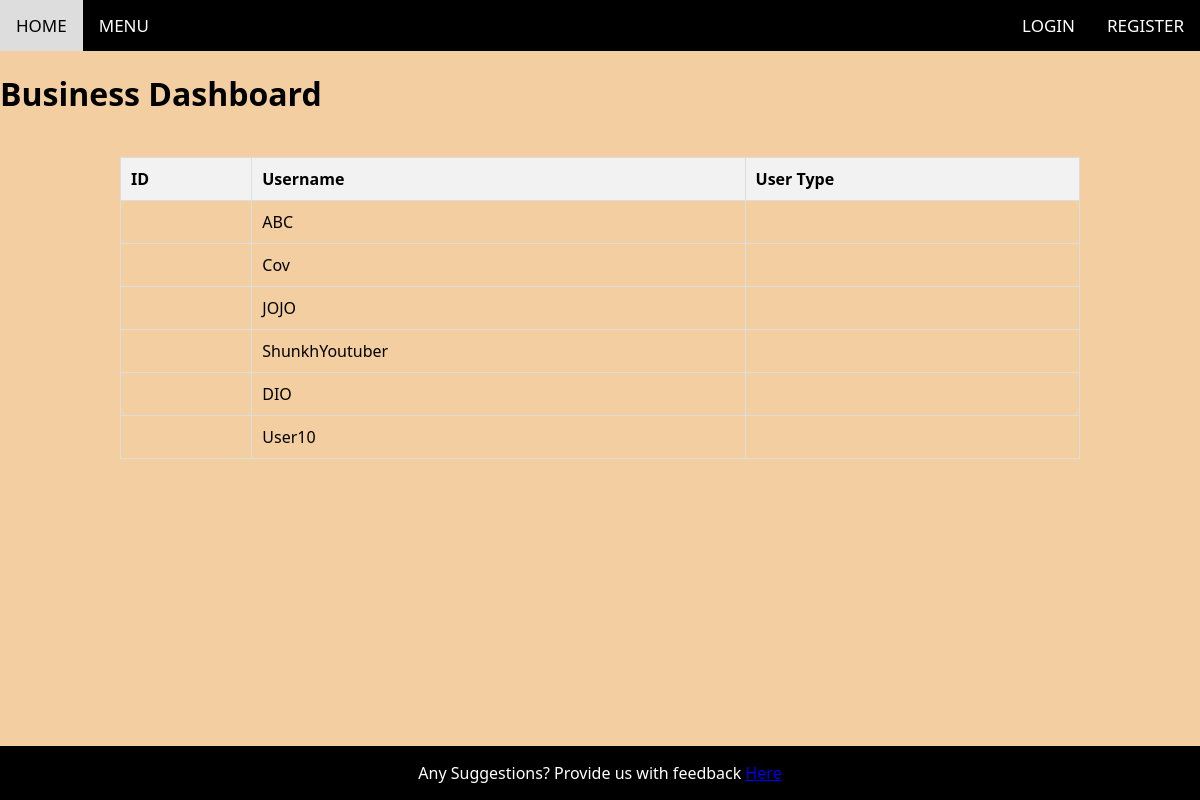
/business_dashboard, run on an earlier commit of the app's database.
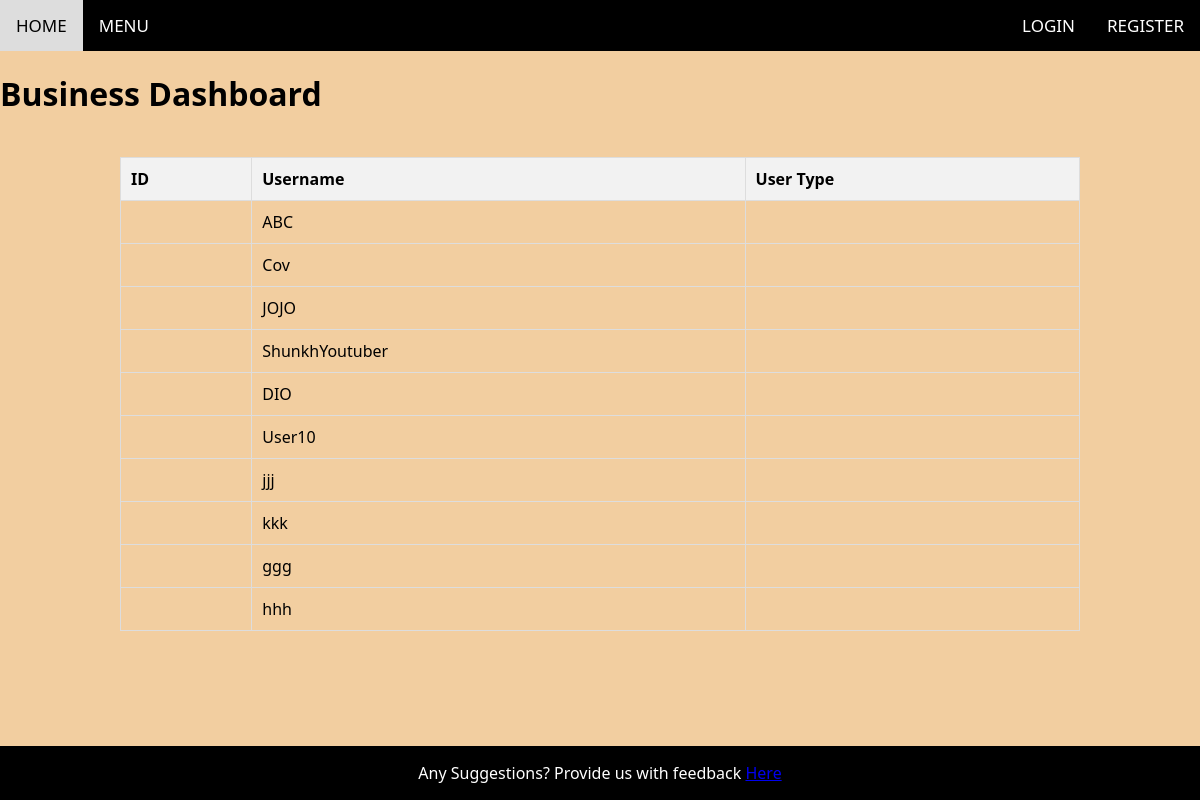
And on a later commit of the database.
### app.py (models this page shows, shortened)
class User(db.Model, UserMixin):
    User_ID = db.Column(db.Integer, primary_key=True, autoincrement=True)
    username = db.Column(db.String(255), nullable=False)
    Type = db.Column(db.String(50), nullable=False)
    password = db.Column(db.String(60), nullable=False)

### app.py (the view)
@app.route('/business_dashboard')
def businessDashboard():
    return render_template('business_dashboard.html', users=getUsers())

### app.py (called while the page is built)
def getUsers():
    return User.query.all()

### templates/business_dashboard.html (shortened to what this page needs)
{% extends 'base.html' %}
{% block content %}
<h1>Business Dashboard</h1>
<table>
    <thead>
        <tr>
            <th>ID</th>
            <th>Username</th>
            <th>User Type</th>
        </tr>
    </thead>
    <tbody>
        {% for user in users %}
            <tr>
                <td>{{ user.id }}</td>
                <td>{{ user.username }}</td>
                <td>{{ user.userType }}</td>
            </tr>
        {% endfor %}
    </tbody>
</table>
{% endblock %}

### templates/base.html (shortened to what this page needs)
<html>
<link rel="stylesheet" href="{{ url_for('static', filename='css/styles.css') }}">
<head>
</head>
<body>
  <div>
    <div class="topnav">
      <a href="/">HOME</a>
      <div class="dropdown">
        <button class="dropbtn">MENU</button>
      </div>
      <div class="dropdown" style="float: right;">
        <button class="dropbtn">REGISTER</button>
      </div>
      <div class="dropdown" style="float: right;">
        <button class="dropbtn">LOGIN</button>
      </div>
    </div>
  </div>
  {% block content %}
  {% endblock %}
  <footer>
    <p>Any Suggestions? Provide us with feedback
    <a href="/feedback">Here</a></p>
  </footer>
</body>
</html>

### static/css/styles.css (style rules this page uses)
body { font-family: system-ui, -apple-system, BlinkMacSystemFont, 'Segoe UI', Roboto, Oxygen, Ubuntu, Cantarell, 'Open Sans', 'Helvetica Neue', sans-serif; min-height: 100vh; display: flex; flex-direction: column; margin: 0; padding: 0; background-color: #f2cea0; }
footer { position: fixed; bottom: 0; left: 0; right: 0; width: 100%; background-color: #000000; color: white; text-align: center; }
.topnav { background-color: #000000; overflow: hidden; width: 100%; margin: 0; padding: 0; }
.topnav a { float: left; color: #f2f2f2; text-align: center; padding: 14px 16px; text-decoration: none; font-size: 17px; }
.dropdown { float: left; overflow: hidden; }
.dropbtn { font-size: 17px; border: none; outline: none; color: white; padding: 14px 16px; background-color: inherit; font-family: inherit; margin: 0; }

### templates/business_dashboard.html (style rules this page uses)
table { width: 80%; margin: 20px auto; border-collapse: collapse; }
th, td { border: 1px solid #ddd; padding: 10px; text-align: left; }
th { background-color: #f2f2f2; }

What changed in the data, as far as the page shows it:
added User: username "jjj"
added User: username "kkk"
added User: username "ggg"
added User: username "hhh"
